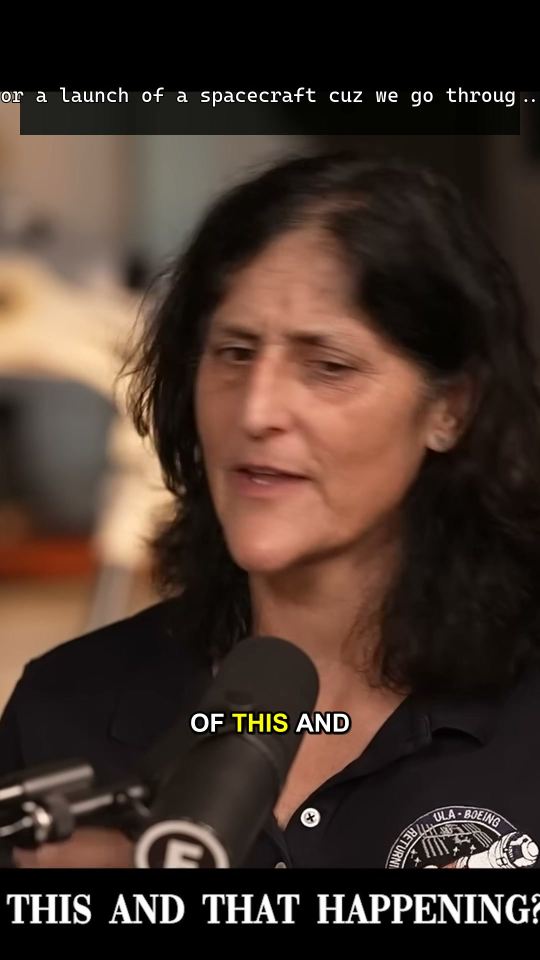
#> input picture scratch/clip1_examination/clip1_7.0s.jpg, 1080 x 1920 px, found by its file name (shown at 1/2 size)
$ python generate_composites.py
#> lines starting #> are read from the running program, lines starting #| are printed output that depends on the picture
import sys
from pathlib import Path
from PIL import Image, ImageDraw, ImageFont

img_path = Path("scratch/clip1_examination/clip1_7.0s.jpg")
img = Image.open(img_path).convert("RGBA")
W, H = img.size # 1080 x 1920
#> W = 1080; H = 1920

# 1. GENERATE YOUTUBE SHORTS SIMULATOR OVERLAY
yt_img = img.copy()
overlay = Image.new("RGBA", (W, H), (0, 0, 0, 0))
#> overlay: PIL image 1080x1920 RGBA; every value is 0
draw = ImageDraw.Draw(overlay)

# Top Bar (status & search)
draw.text((60, 80), "Shorts", fill=(255, 255, 255, 240), font_size=42)
draw.text((W - 250, 80), "🔍   📷   ⋮", fill=(255, 255, 255, 230), font_size=42)

# Right Action Bar (Likes, comments, share)
action_x = W - 140
#> action_x = 940
icons = [
    ("👍", "240K", 1000),
    ("👎", "Dislike", 1140),
    ("💬", "1.8K", 1280),
    ("↗️", "Share", 1420),
    ("🔀", "Remix", 1560),
]
for symbol, label, y in icons:
    # Shadow/text
    draw.text((action_x, y), symbol, fill=(255, 255, 255, 255), font_size=52)
    draw.text((action_x - 10, y + 60), label, fill=(255, 255, 255, 240), font_size=24)

# Spinning audio disc at bottom right
draw.ellipse((action_x - 10, 1700, action_x + 60, 1770), fill=(40, 40, 40, 240), outline=(255, 255, 255, 180), width=3)
draw.text((action_x + 10, 1715), "🎵", fill=(255, 255, 255, 240), font_size=30)

# Bottom Channel Bar
draw.ellipse((60, 1600, 130, 1670), fill=(37, 99, 235, 255))
draw.text((80, 1615), "@", fill=(255, 255, 255, 255), font_size=36)
draw.text((150, 1620), "@RajShamani", fill=(255, 255, 255, 255), font_size=36)
draw.rounded_rectangle((410, 1615, 590, 1665), radius=25, fill=(220, 38, 38, 255))
draw.text((435, 1625), "Subscribe", fill=(255, 255, 255, 255), font_size=28)

# Caption & Audio ticker
draw.text((60, 1690), "Sunita Williams On Space Missions & Danger #shorts #space", fill=(255, 255, 255, 230), font_size=30)
draw.text((60, 1740), "🎵 Original audio - Raj Shamani ft. Sunita Williams", fill=(255, 255, 255, 200), font_size=26)

out_yt = Image.alpha_composite(yt_img, overlay)
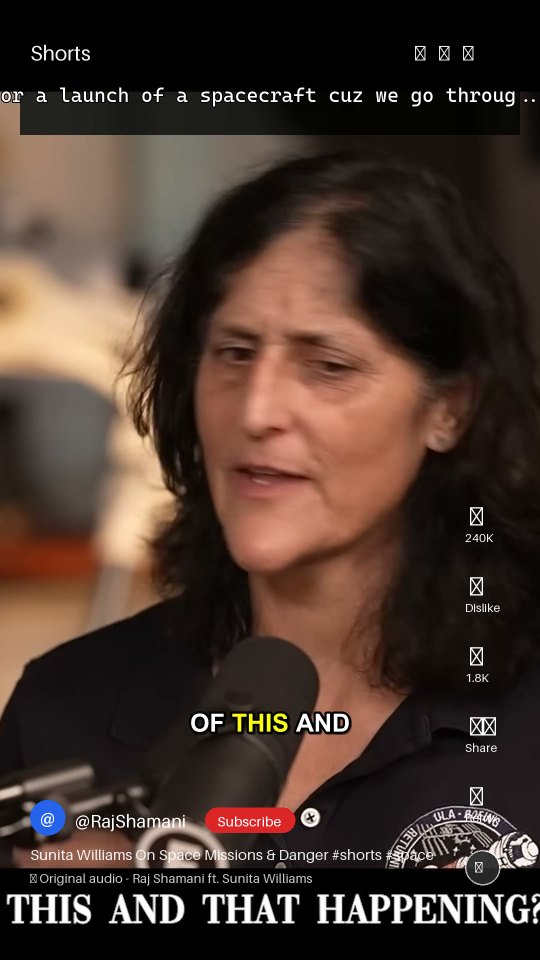
#> out_yt: PIL image 1080x1920 RGBA (shown at 1/2 size); mean R, G, B, A 71.5, 54.2, 45.4, 255
out_yt.convert("RGB").save("scratch/clip1_examination/clip1_yt_shorts_preview.jpg", quality=92)
print("Saved YouTube Shorts preview composite!")

# 2. GENERATE SAFE ZONES GUIDE OVERLAY
safe_img = img.copy()
safe_overlay = Image.new("RGBA", (W, H), (0, 0, 0, 0))
sdraw = ImageDraw.Draw(safe_overlay)

# Top obstruction: top 240px
sdraw.rectangle((0, 0, W, 240), fill=(239, 68, 68, 70), outline=(239, 68, 68, 200), width=3)
sdraw.text((W//2 - 250, 100), "⚠️ TOP HEADER / STATUS OBSTRUCTION", fill=(254, 202, 202, 240), font_size=28)

# Bottom obstruction: bottom 360px
sdraw.rectangle((0, H - 360, W, H), fill=(239, 68, 68, 70), outline=(239, 68, 68, 200), width=3)
sdraw.text((W//2 - 300, H - 200), "⚠️ BOTTOM CAPTION & AUDIO OBSTRUCTION", fill=(254, 202, 202, 240), font_size=28)

# Right obstruction: right 180px
sdraw.rectangle((W - 180, 240, W, H - 360), fill=(245, 158, 11, 60), outline=(245, 158, 11, 200), width=3)

# Center Recommended Safe Zone
sdraw.rectangle((60, 280, W - 200, H - 400), outline=(52, 211, 153, 240), width=6)
sdraw.text((100, 320), "✅ RECOMMENDED SAFE ZONE (Faces, Subtitles, Hooks)", fill=(167, 243, 208, 255), font_size=32)

out_safe = Image.alpha_composite(safe_img, safe_overlay)
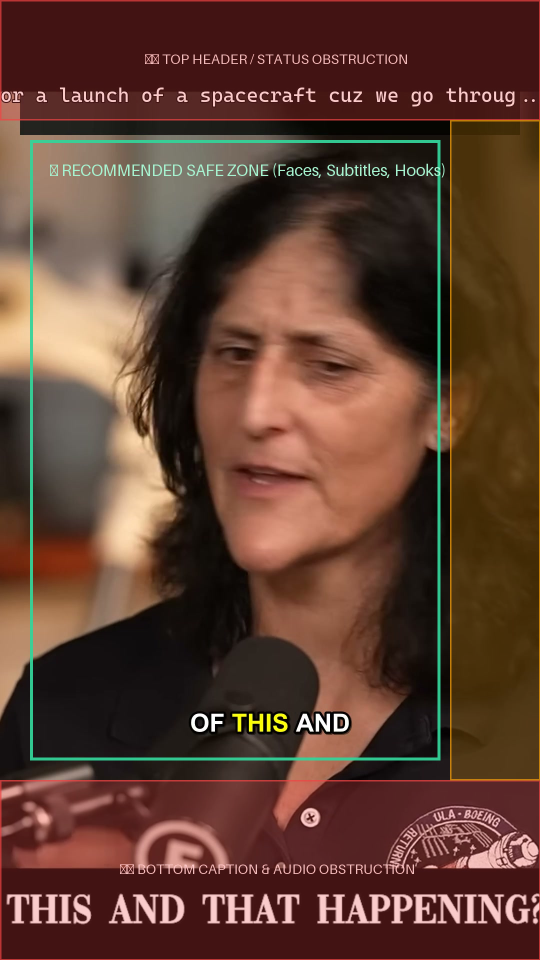
#> out_safe: PIL image 1080x1920 RGBA (shown at 1/2 size); mean R, G, B, A 94.5, 62.5, 48.8, 255
out_safe.convert("RGB").save("scratch/clip1_examination/clip1_safe_zones_preview.jpg", quality=92)
print("Saved Safe Zones preview composite!")

$ run again, with scratch/clip1_examination/clip1_1.5s.jpg copied over scratch/clip1_examination/clip1_7.0s.jpg
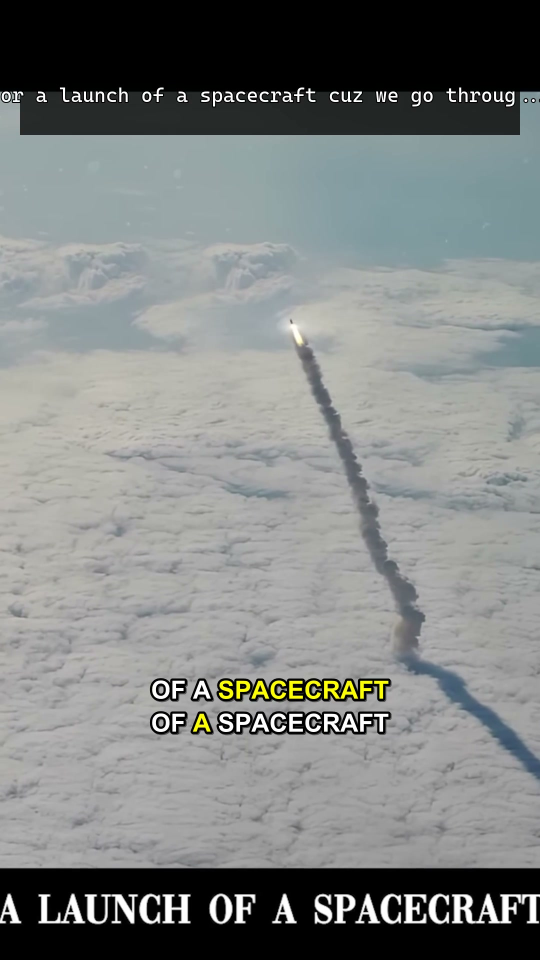
#> input picture scratch/clip1_examination/clip1_1.5s.jpg, 1080 x 1920 px, found by its file name (shown at 1/2 size)
#> overlay: PIL image 1080x1920 RGBA; every value is 0
#> `out_yt = Image.alpha_composite(yt_img, overlay)`:
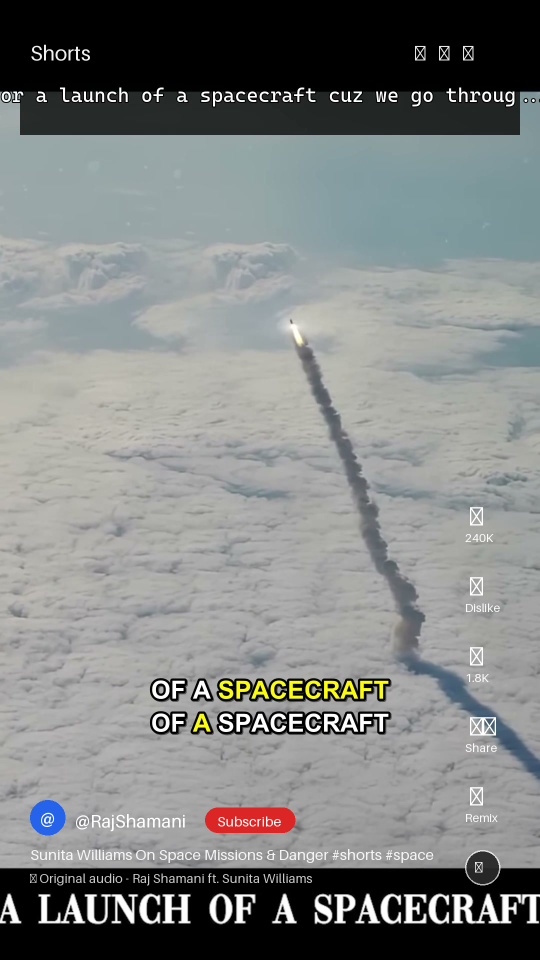
#> out_yt: PIL image 1080x1920 RGBA (shown at 1/2 size); mean R, G, B, A 127.6, 130.6, 129.6, 255
#> `out_safe = Image.alpha_composite(safe_img, safe_overlay)`:
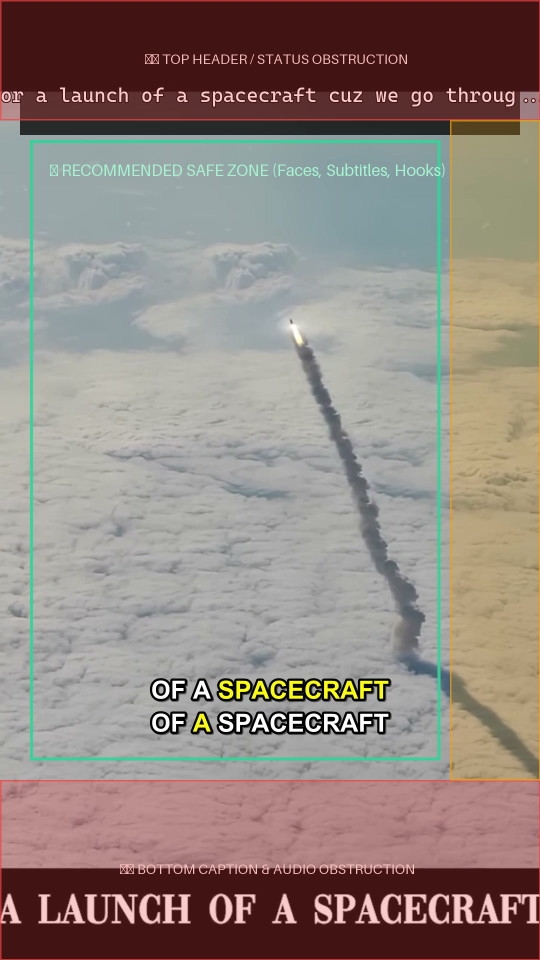
#> out_safe: PIL image 1080x1920 RGBA (shown at 1/2 size); mean R, G, B, A 144.6, 131.9, 125.7, 255

$ run again, with scratch/clip1_examination/clip1_13.0s.jpg copied over scratch/clip1_examination/clip1_7.0s.jpg
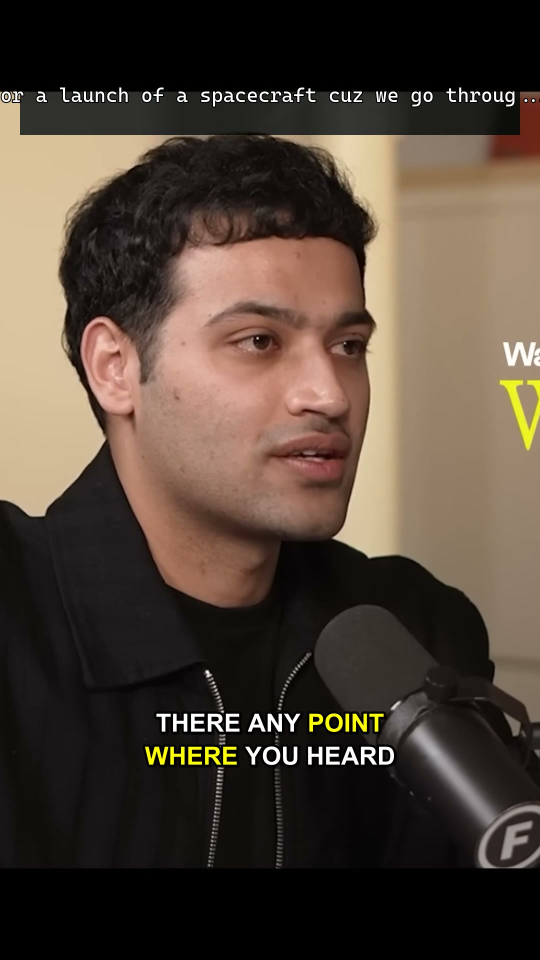
#> input picture scratch/clip1_examination/clip1_13.0s.jpg, 1080 x 1920 px, found by its file name (shown at 1/2 size)
#> overlay: PIL image 1080x1920 RGBA; every value is 0
#> `out_yt = Image.alpha_composite(yt_img, overlay)`:
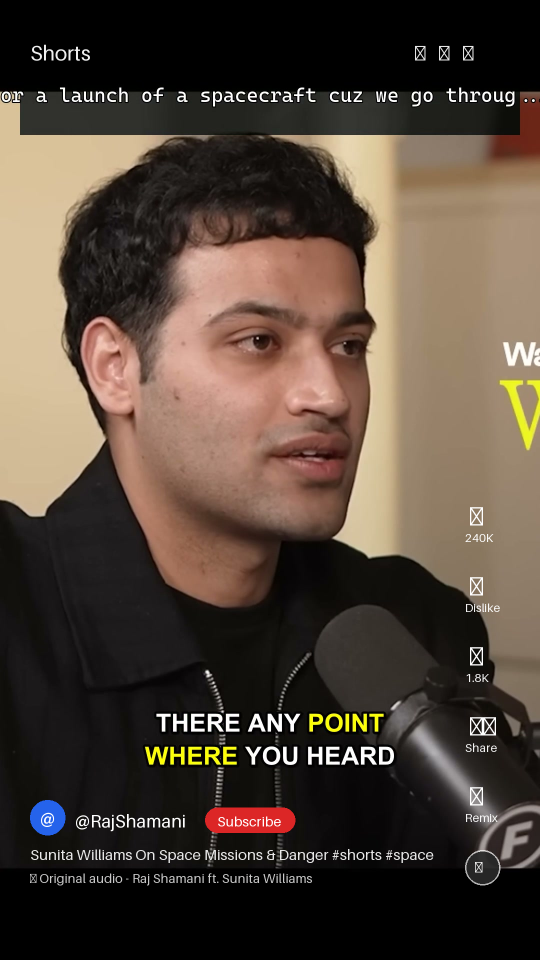
#> out_yt: PIL image 1080x1920 RGBA (shown at 1/2 size); mean R, G, B, A 81.9, 68.6, 57.6, 255
#> `out_safe = Image.alpha_composite(safe_img, safe_overlay)`:
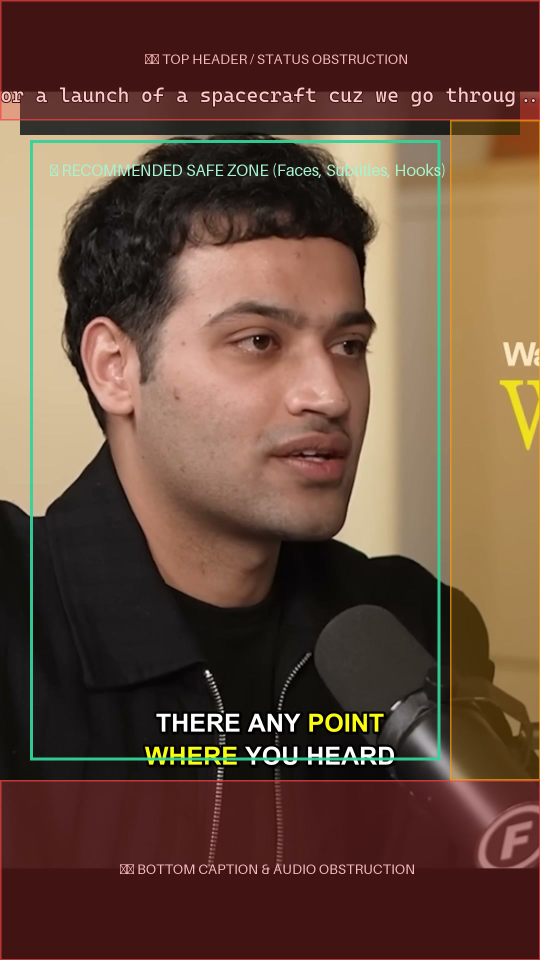
#> out_safe: PIL image 1080x1920 RGBA (shown at 1/2 size); mean R, G, B, A 102.8, 74.8, 59.6, 255

$ run again, with scratch/clip1_examination/clip1_19.0s.jpg copied over scratch/clip1_examination/clip1_7.0s.jpg
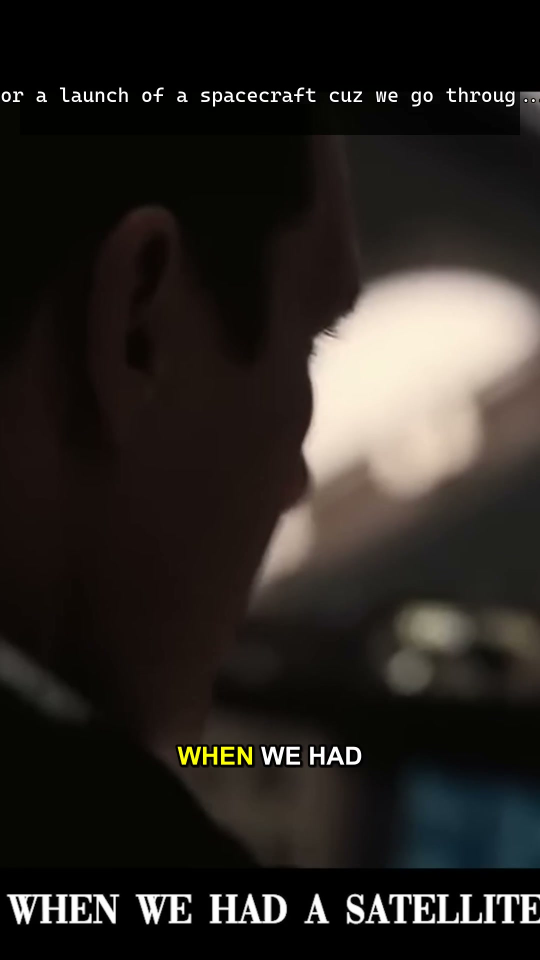
#> input picture scratch/clip1_examination/clip1_19.0s.jpg, 1080 x 1920 px, found by its file name (shown at 1/2 size)
#> overlay: PIL image 1080x1920 RGBA; every value is 0
#> `out_yt = Image.alpha_composite(yt_img, overlay)`:
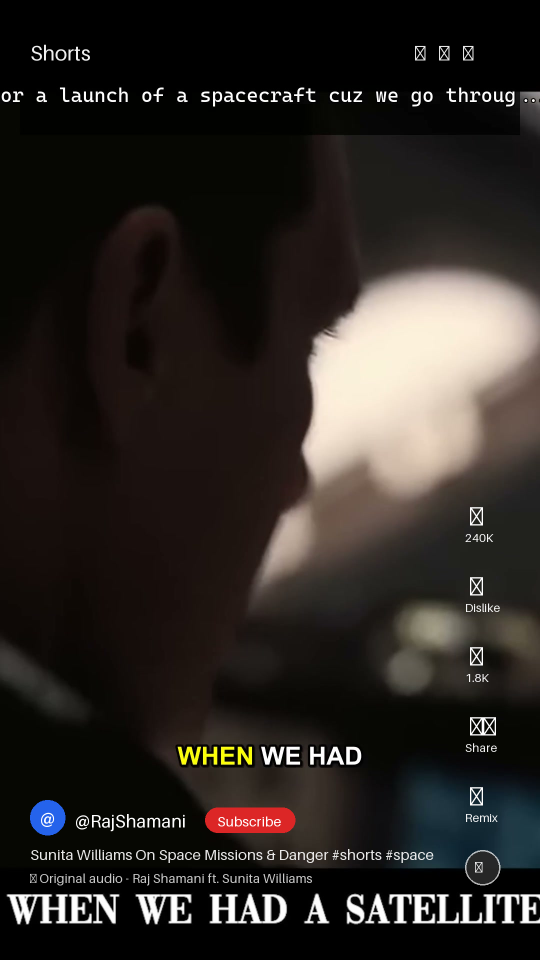
#> out_yt: PIL image 1080x1920 RGBA (shown at 1/2 size); mean R, G, B, A 43.9, 39.2, 35.5, 255
#> `out_safe = Image.alpha_composite(safe_img, safe_overlay)`:
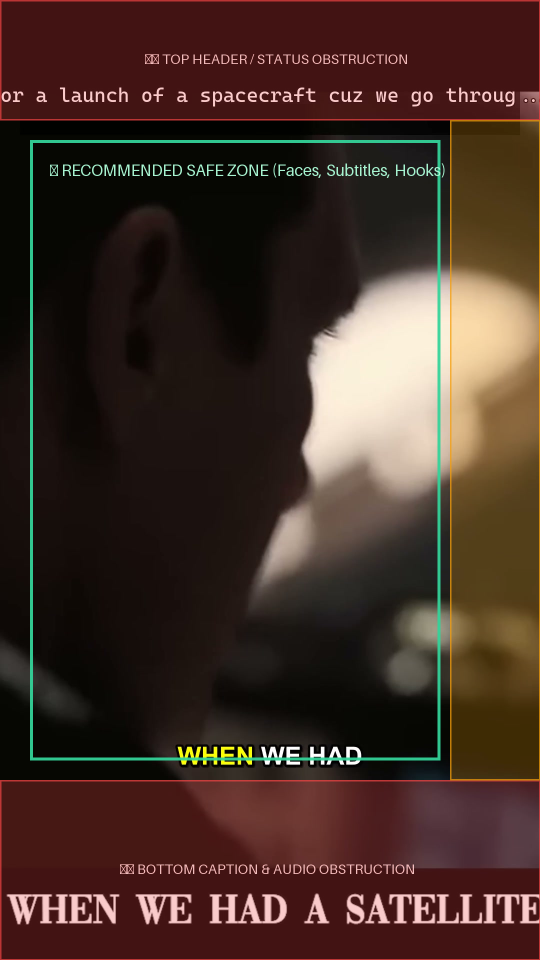
#> out_safe: PIL image 1080x1920 RGBA (shown at 1/2 size); mean R, G, B, A 66.9, 47, 38.3, 255
